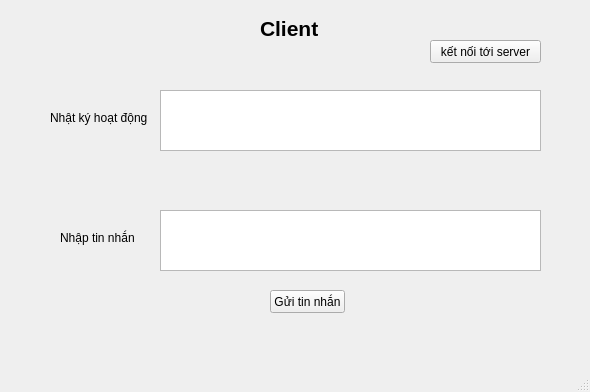
<?xml version="1.0" encoding="UTF-8"?>
<ui version="4.0">
 <class>MainWindow</class>
 <widget class="QMainWindow" name="MainWindow">
  <property name="geometry">
   <rect>
    <x>0</x>
    <y>0</y>
    <width>590</width>
    <height>392</height>
   </rect>
  </property>
  <property name="windowTitle">
   <string>MainWindow</string>
  </property>
  <widget class="QWidget" name="centralwidget">
   <widget class="QPushButton" name="btn_connect">
    <property name="geometry">
     <rect>
      <x>430</x>
      <y>40</y>
      <width>111</width>
      <height>23</height>
     </rect>
    </property>
    <property name="text">
     <string>kết nối tới server</string>
    </property>
   </widget>
   <widget class="QLabel" name="label">
    <property name="geometry">
     <rect>
      <x>50</x>
      <y>110</y>
      <width>101</width>
      <height>16</height>
     </rect>
    </property>
    <property name="text">
     <string>Nhật ký hoạt động</string>
    </property>
   </widget>
   <widget class="QTextEdit" name="txt_history">
    <property name="geometry">
     <rect>
      <x>160</x>
      <y>90</y>
      <width>381</width>
      <height>61</height>
     </rect>
    </property>
   </widget>
   <widget class="QTextEdit" name="txt_chat">
    <property name="geometry">
     <rect>
      <x>160</x>
      <y>210</y>
      <width>381</width>
      <height>61</height>
     </rect>
    </property>
   </widget>
   <widget class="QLabel" name="label_2">
    <property name="geometry">
     <rect>
      <x>60</x>
      <y>230</y>
      <width>91</width>
      <height>16</height>
     </rect>
    </property>
    <property name="text">
     <string>Nhập tin nhắn</string>
    </property>
   </widget>
   <widget class="QPushButton" name="txt_send">
    <property name="geometry">
     <rect>
      <x>270</x>
      <y>290</y>
      <width>75</width>
      <height>23</height>
     </rect>
    </property>
    <property name="text">
     <string>Gửi tin nhắn</string>
    </property>
   </widget>
   <widget class="QLabel" name="label_3">
    <property name="geometry">
     <rect>
      <x>260</x>
      <y>20</y>
      <width>71</width>
      <height>16</height>
     </rect>
    </property>
    <property name="font">
     <font>
      <pointsize>16</pointsize>
      <weight>75</weight>
      <bold>true</bold>
     </font>
    </property>
    <property name="text">
     <string>Client</string>
    </property>
   </widget>
  </widget>
  <widget class="QMenuBar" name="menubar">
   <property name="geometry">
    <rect>
     <x>0</x>
     <y>0</y>
     <width>590</width>
     <height>21</height>
    </rect>
   </property>
  </widget>
  <widget class="QStatusBar" name="statusbar"/>
 </widget>
 <resources/>
 <connections/>
</ui>
